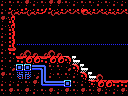

Below is a game level as drawn by its tile map, then a one-line description and the .tmx file that defines it, in full:
An orthogonal 16x12 tile map with 8x8 px tiles, 1 tile layer (Tile Layer 1) and 3 objects (2x item, 4x4-item).

<map version="1.0" orientation="orthogonal" renderorder="right-down" width="16" height="12" tilewidth="8" tileheight="8" nextobjectid="32">
 <properties>
  <property name="right" value="hole" />
 </properties>
 <tileset firstgid="1" name="tiles" tilewidth="8" tileheight="8" tilecount="256" columns="16">
  <image source="tiles.png" width="128" height="128" />
 </tileset>
 <layer name="Tile Layer 1" width="16" height="12">
  <data encoding="csv">
114,113,113,115,114,113,115,115,113,114,113,113,114,113,114,114,
114,126,250,126,250,125,126,250,127,127,122,250,127,250,250,127,
115,119,1,1,1,1,1,1,1,1,1,1,1,1,1,1,
114,119,1,1,1,1,1,1,1,1,1,1,1,1,1,1,
114,252,1,1,1,1,1,1,1,1,1,1,1,1,1,1,
114,252,155,155,155,155,155,155,155,155,155,155,155,155,155,155,
114,100,129,130,131,129,130,131,1,1,1,1,1,1,1,1,
114,114,100,97,97,100,97,97,104,160,1,1,1,1,1,1,
114,244,171,171,179,165,113,113,244,104,160,1,1,1,1,1,
115,113,215,216,244,166,114,113,113,114,104,160,130,1,1,1,
114,114,114,113,115,170,179,179,171,113,114,254,97,97,100,100,
113,115,113,115,114,113,115,114,115,113,115,113,115,114,114,115
</data>
 </layer>
 <objectgroup name="objects">
  <object id="15" type="item" x="64" y="40" width="16" height="16" />
  <object id="16" type="4x4-item" x="32" y="24" width="32" height="32" />
  <object id="26" type="item" x="16" y="40" width="16" height="16" />
 </objectgroup>
</map>
